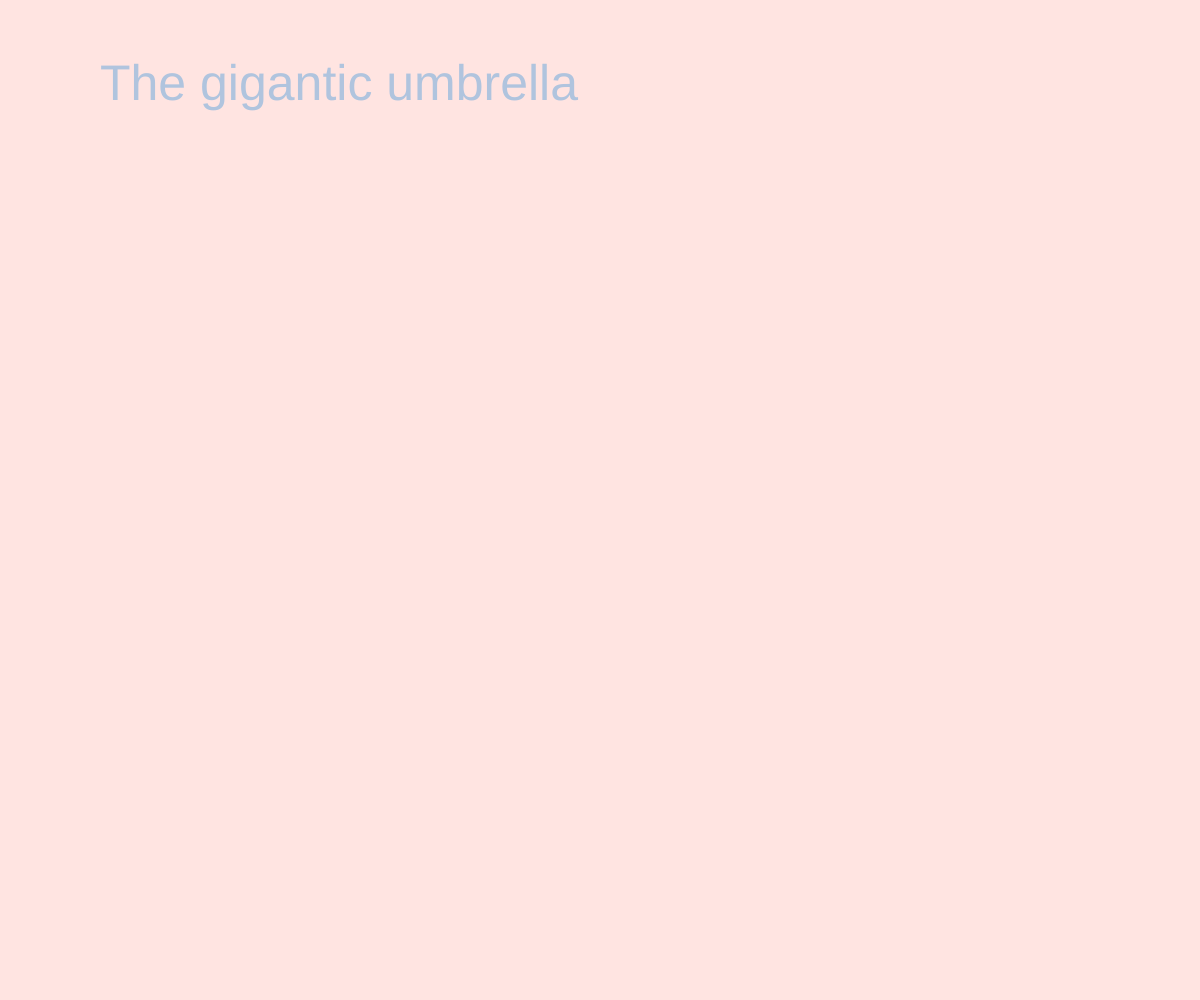
Frame 1 (no input)
Frame 60 (no input): identical to frame 1, image omitted
Frame 120 (the mouse pressed at the canvas centre since frame 60): identical to frame 1, image omitted

The p5.js sketch that drew this single still picture (run headless with seeded random() and noise() and a simulated clock; from frame 60 on, the mouse is pressed at the canvas centre):

// p5.js sketch
// ── sketch.js
//Feel free to change these words:
//Feel free to change these words:
var nouns = ["hammer","cat","tree", "silence", "umbrella","sofa","shirt","jacket", "bottle", "computer", "dog", "ocean", "tshirt"];
var randomNouns;
var articles = ["The", "A", "An"];
var randomArticles;
var adjectives = ["blue", "happy", "black", "funny", "adorable", "dizzy", "cheerful", "grumpy", "gigantic", "mini", "short", "strange", "clumsy"];
var randomAdjectives;
var randNum;
var text1 = ["comic sans", "helvetica", "courier"];
var randomText;
var color1 = ["PaleVioletRed", "LightSteelBlue","PowderBlue", "DeepSkyBlue", "MediumAquaMarine", "LightPink", "MediumPurple"];

function setup() {
createCanvas(windowWidth, windowHeight);
randNum = floor(random(0,nouns.length-1));
randomArticles = floor(random(0,articles.length-1));
randomAdjectives = floor(random(0,adjectives.length-1));
randomNouns = floor(random(0,nouns.length-1));

randomText = floor(random(0,text1.length-1));
randomCol1 = floor(random(0,color1.length-1));
}

function draw(){
background("MistyRose");
fill(color1[randomCol1]);
textSize(50);
textFont(text1[randomText]);
text(articles[randomArticles]+" "+ adjectives[randomAdjectives]+" "+ nouns[randomNouns],100,100);

}
